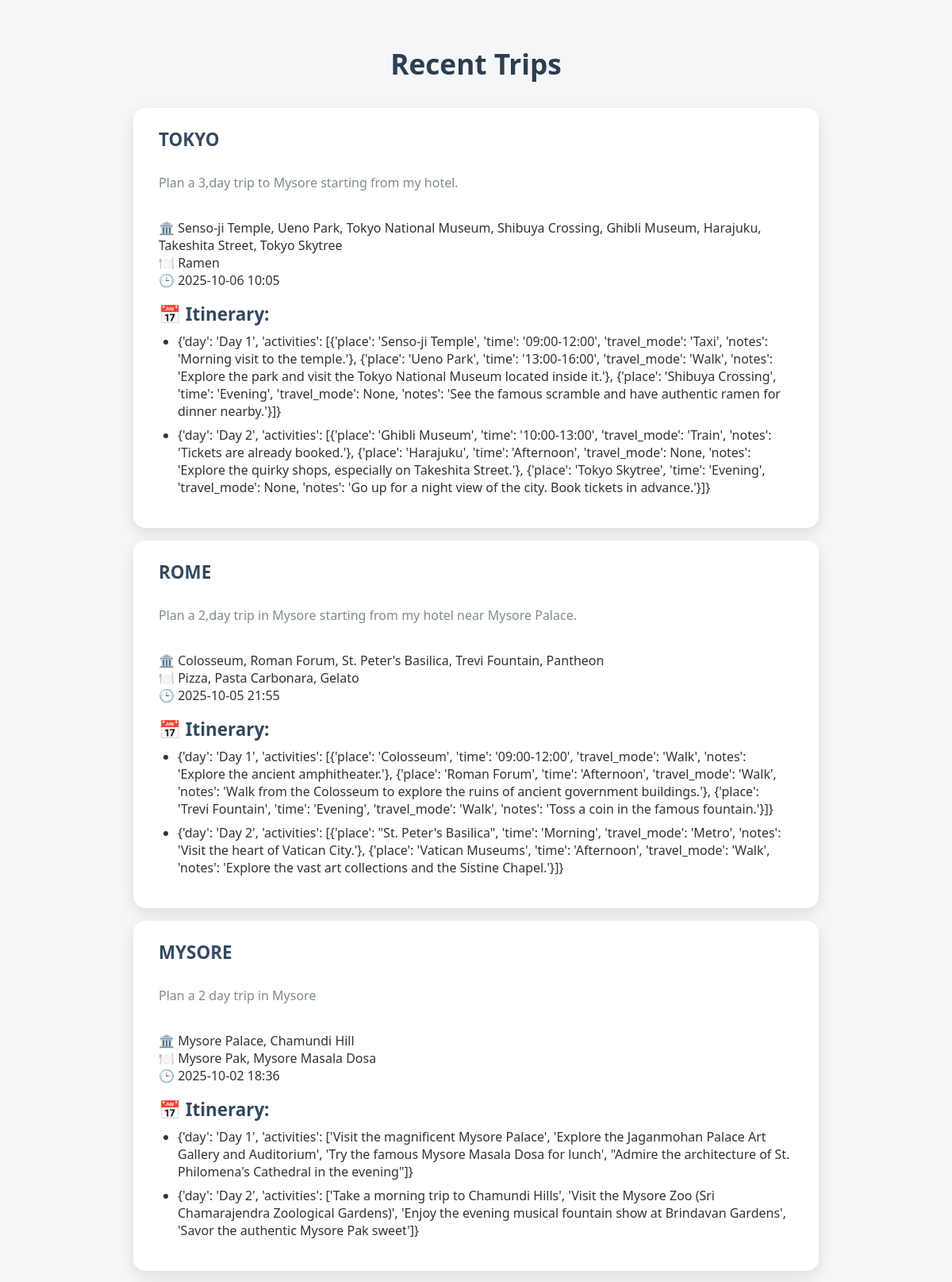
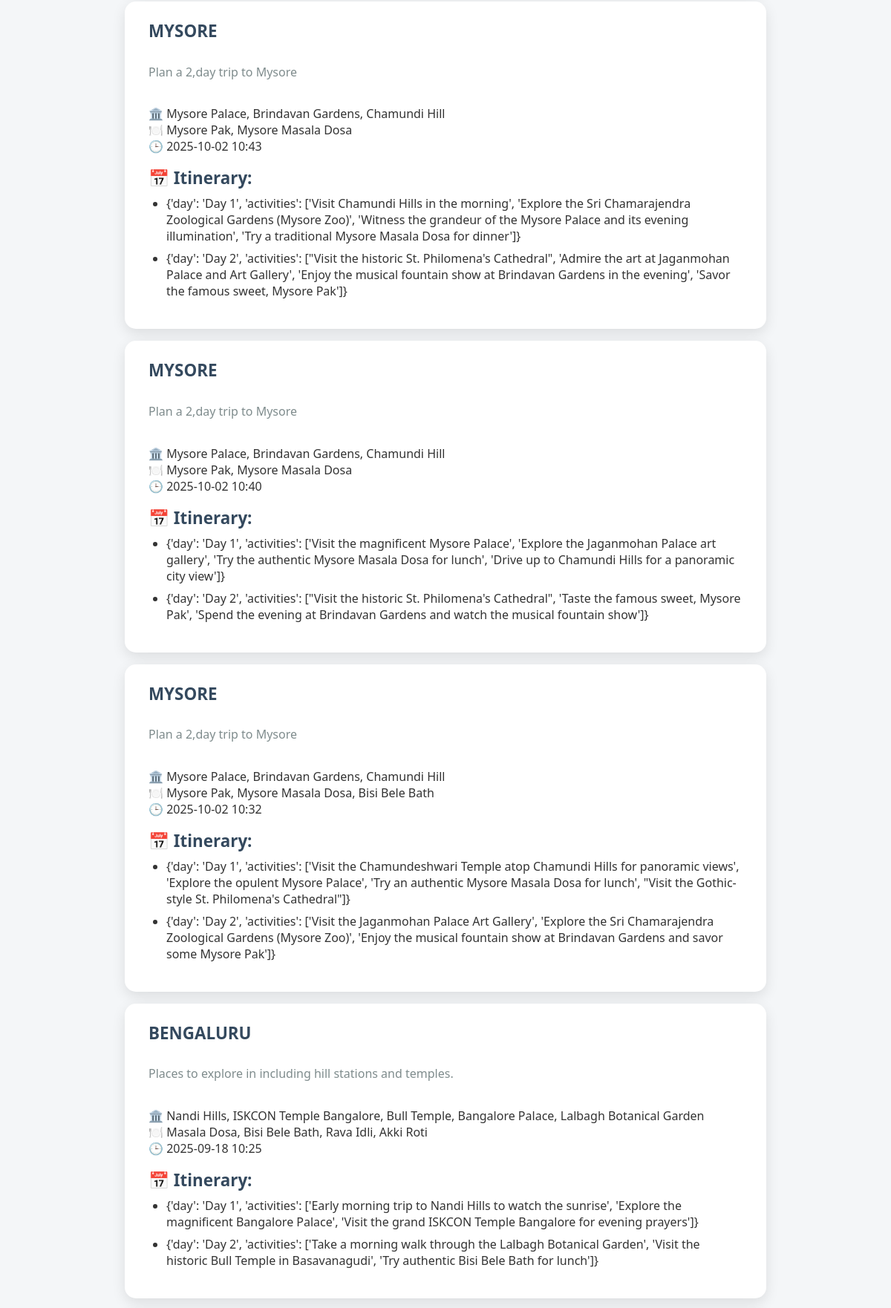
The app's page /history (upper part) with its own data (2 pictures, top to bottom).
### app.py (models this page shows)
class Trip(db.Model):
    id = db.Column(db.Integer, primary_key=True)
    prompt = db.Column(db.String(500), nullable=False)
    city = db.Column(db.String(100))
    places = db.Column(db.Text)    # JSON string
    food = db.Column(db.Text)      # JSON string
    itinerary = db.Column(db.Text) # JSON string
    timestamp = db.Column(db.DateTime, default=db.func.current_timestamp())
    def to_dict(self):
        return {
            'prompt': self.prompt,
            'city': self.city,
            'places': json.loads(self.places or '[]'),
            'food': json.loads(self.food or '[]'),
            'itinerary': json.loads(self.itinerary or '[]'),
            'timestamp': self.timestamp.strftime('%Y-%m-%d %H:%M')
        }

### app.py (the view)
@app.route('/history')
def history_page():
    trips = Trip.query.order_by(Trip.timestamp.desc()).limit(10).all()
    return render_template('history.html', trips=[t.to_dict() for t in trips])

### app.py (called while the page is built)
@app.before_request
def check_json():
    if request.method == 'POST' and not request.is_json:
        return jsonify({'error': 'Expected JSON body'}), 415

### templates/history.html (shortened to what this page needs)
<!DOCTYPE html>
<html lang="en">
<head>
</head>
<body>
    <h1>Recent Trips</h1>
    {% for trip in trips %}
    <div class="trip">
        <strong>{{ trip.city.upper() }}</strong><br />
        <em>{{ trip.prompt }}</em><br />
        🏛️ {{ trip.places|join(', ') }}<br />
        🍽️ {{ trip.food|join(', ') }}<br />
        🕒 {{ trip.timestamp }}<br />
        {% if trip.itinerary %}
        <div style="margin-top: 1rem;">
            <strong>📅 Itinerary:</strong>
            <ul style="margin-top: 0.5rem; padding-left: 1.5rem;">
                {% for step in trip.itinerary %}
                <li style="margin-bottom: 0.5rem;">{{ step }}</li>
                {% endfor %}
            </ul>
        </div>
        {% endif %}
    </div>
    {% else %}
    <p style="text-align:center; font-size:1.2rem;">No trips saved yet.</p>
    {% endfor %}
</body>
</html>

### templates/history.html (style rules this page uses)
body { font-family: 'Segoe UI', Tahoma, Geneva, Verdana, sans-serif; background: #f4f6f8; margin: 0; padding: 2rem 1rem; color: #333; }
h1 { text-align: center; color: #2c3e50; font-size: 2.2rem; font-weight: 600; margin-bottom: 2rem; }
.trip { background: white; padding: 1.5rem 2rem; margin: 1rem auto; max-width: 800px; border-radius: 15px; box-shadow: 0 6px 18px rgba(0, 0, 0, 0.1); transition: transform 0.25s ease; }
.trip strong { font-size: 1.4rem; display: block; color: #34495e; margin-bottom: 0.4rem; }
.trip em { color: #7f8c8d; font-style: normal; display: block; margin-bottom: 0.8rem; }

### records on screen
Trip: city "TOKYO", prompt "Plan a 3,day trip to Mysore starting from my hotel.", places "Senso-ji Temple, Ueno Park, Tokyo National Museum, Shibuya Crossing, Ghibli Museum, Harajuku, Takeshita Street, Tokyo Skytree", food "Ramen", timestamp "2025-10-06 10:05", itinerary "{'day': 'Day 1', 'activities': [{'place': 'Senso-ji Temple', 'time': '09:00-12:00', 'travel_mode': 'Taxi', 'notes': 'Morning visit to the temple.'}, {'place': 'Ueno Park', 'time': '13:00-16:00', 'travel_mode': 'Walk', 'notes': 'Explore the park and visit the Tokyo National Museum located inside it.'}, {'place': 'Shibuya Crossing', 'time': 'Evening', 'travel_mode': None, 'notes': 'See the famous scramble and have authentic ramen for dinner nearby.'}]}" "{'day': 'Day 2', 'activities': [{'place': 'Ghibli Museum', 'time': '10:00-13:00', 'travel_mode': 'Train', 'notes': 'Tickets are already booked.'}, {'place': 'Harajuku', 'time': 'Afternoon', 'travel_mode': None, 'notes': 'Explore the quirky shops, especially on Takeshita Street.'}, {'place': 'Tokyo Skytree', 'time': 'Evening', 'travel_mode': None, 'notes': 'Go up for a night view of the city. Book tickets in advance.'}]}"
Trip: city "ROME", prompt "Plan a 2,day trip in Mysore starting from my hotel near Mysore Palace.", places "Colosseum, Roman Forum, St. Peter's Basilica, Trevi Fountain, Pantheon", food "Pizza, Pasta Carbonara, Gelato", timestamp "2025-10-05 21:55", itinerary "{'day': 'Day 1', 'activities': [{'place': 'Colosseum', 'time': '09:00-12:00', 'travel_mode': 'Walk', 'notes': 'Explore the ancient amphitheater.'}, {'place': 'Roman Forum', 'time': 'Afternoon', 'travel_mode': 'Walk', 'notes': 'Walk from the Colosseum to explore the ruins of ancient government buildings.'}, {'place': 'Trevi Fountain', 'time': 'Evening', 'travel_mode': 'Walk', 'notes': 'Toss a coin in the famous fountain.'}]}" "{'day': 'Day 2', 'activities': [{'place': \"St. Peter's Basilica\", 'time': 'Morning', 'travel_mode': 'Metro', 'notes': 'Visit the heart of Vatican City.'}, {'place': 'Vatican Museums', 'time': 'Afternoon', 'travel_mode': 'Walk', 'notes': 'Explore the vast art collections and the Sistine Chapel.'}]}"
Trip: city "MYSORE", prompt "Plan a 2 day trip in Mysore", places "Mysore Palace, Chamundi Hill", food "Mysore Pak, Mysore Masala Dosa", timestamp "2025-10-02 18:36", itinerary "{'day': 'Day 1', 'activities': ['Visit the magnificent Mysore Palace', 'Explore the Jaganmohan Palace Art Gallery and Auditorium', 'Try the famous Mysore Masala Dosa for lunch', \"Admire the architecture of St. Philomena's Cathedral in the evening\"]}" "{'day': 'Day 2', 'activities': ['Take a morning trip to Chamundi Hills', 'Visit the Mysore Zoo (Sri Chamarajendra Zoological Gardens)', 'Enjoy the evening musical fountain show at Brindavan Gardens', 'Savor the authentic Mysore Pak sweet']}"
Trip: city "MYSORE", prompt "Plan a 2,day trip to Mysore", places "Mysore Palace, Brindavan Gardens, Chamundi Hill", food "Mysore Pak, Mysore Masala Dosa", timestamp "2025-10-02 10:43", itinerary "{'day': 'Day 1', 'activities': ['Visit Chamundi Hills in the morning', 'Explore the Sri Chamarajendra Zoological Gardens (Mysore Zoo)', 'Witness the grandeur of the Mysore Palace and its evening illumination', 'Try a traditional Mysore Masala Dosa for dinner']}" "{'day': 'Day 2', 'activities': [\"Visit the historic St. Philomena's Cathedral\", 'Admire the art at Jaganmohan Palace and Art Gallery', 'Enjoy the musical fountain show at Brindavan Gardens in the evening', 'Savor the famous sweet, Mysore Pak']}"
Trip: city "MYSORE", prompt "Plan a 2,day trip to Mysore", places "Mysore Palace, Brindavan Gardens, Chamundi Hill", food "Mysore Pak, Mysore Masala Dosa", timestamp "2025-10-02 10:40", itinerary "{'day': 'Day 1', 'activities': ['Visit the magnificent Mysore Palace', 'Explore the Jaganmohan Palace art gallery', 'Try the authentic Mysore Masala Dosa for lunch', 'Drive up to Chamundi Hills for a panoramic city view']}" "{'day': 'Day 2', 'activities': [\"Visit the historic St. Philomena's Cathedral\", 'Taste the famous sweet, Mysore Pak', 'Spend the evening at Brindavan Gardens and watch the musical fountain show']}"
Trip: city "MYSORE", prompt "Plan a 2,day trip to Mysore", places "Mysore Palace, Brindavan Gardens, Chamundi Hill", food "Mysore Pak, Mysore Masala Dosa, Bisi Bele Bath", timestamp "2025-10-02 10:32", itinerary "{'day': 'Day 1', 'activities': ['Visit the Chamundeshwari Temple atop Chamundi Hills for panoramic views', 'Explore the opulent Mysore Palace', 'Try an authentic Mysore Masala Dosa for lunch', \"Visit the Gothic-style St. Philomena's Cathedral\"]}" "{'day': 'Day 2', 'activities': ['Visit the Jaganmohan Palace Art Gallery', 'Explore the Sri Chamarajendra Zoological Gardens (Mysore Zoo)', 'Enjoy the musical fountain show at Brindavan Gardens and savor some Mysore Pak']}"
Trip: city "BENGALURU", prompt "Places to explore in including hill stations and temples.", places "Nandi Hills, ISKCON Temple Bangalore, Bull Temple, Bangalore Palace, Lalbagh Botanical Garden", food "Masala Dosa, Bisi Bele Bath, Rava Idli, Akki Roti", timestamp "2025-09-18 10:25", itinerary "{'day': 'Day 1', 'activities': ['Early morning trip to Nandi Hills to watch the sunrise', 'Explore the magnificent Bangalore Palace', 'Visit the grand ISKCON Temple Bangalore for evening prayers']}" "{'day': 'Day 2', 'activities': ['Take a morning walk through the Lalbagh Botanical Garden', 'Visit the historic Bull Temple in Basavanagudi', 'Try authentic Bisi Bele Bath for lunch']}"
